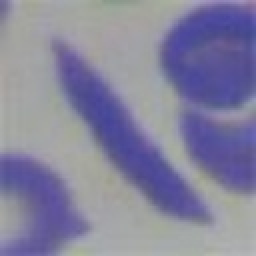
#> input picture ai-backend/cnn_dataset_final/test/sickle/erydb_e_e0020.jpg, 128 x 128 px, found by its file name (shown 2 times larger); its folder holds only this picture in this run
$ python strict_aspect_ratio_filter.py
#> lines starting #> are read from the running program, lines starting #| are printed output that depends on the picture; after the words box and inside, x2 and y2 are one past the last pixel; in counts of white or black regions, pixels touching at a corner belong together
import os
import cv2
import shutil

def is_elongated(img_path, min_aspect_ratio=1.45):
    """
    Analyzes a localized cell image, finds the bounding box of the cell mass,
    and calculates the Aspect Ratio (max(width, height) / min(width, height)).
    """
#> called with img_path = 'dataset/Sickle/erydb_e_e0020.jpg', min_aspect_ratio = 1.45
    img = cv2.imread(img_path, cv2.IMREAD_GRAYSCALE)
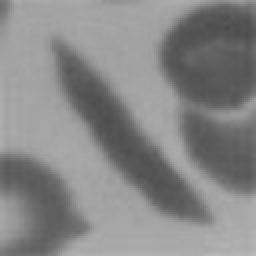
#> img: shape (128, 128) (shown 2 times larger); min 76, max 185, mean 134.8
    if img is None:
        return False

    # Apply Otsu's thresholding to isolate the dark cell from the background
    _, thresh = cv2.threshold(img, 0, 255, cv2.THRESH_BINARY_INV + cv2.THRESH_OTSU)
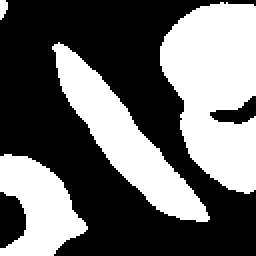
#> thresh: shape (128, 128) (shown 2 times larger); 41.4% white; 4 white regions

    # Find cell contours
    contours, _ = cv2.findContours(thresh, cv2.RETR_EXTERNAL, cv2.CHAIN_APPROX_SIMPLE)
#> contours = 4 contours, 1 with area under 20; largest, box (x1, y1, x2, y2) and area: (80, 1, 128, 97) 3172, (26, 21, 105, 111) 1986, (0, 77, 44, 128) 1280

    if not contours:
        return False

    # Get the largest contour assuming it's the cell centered in the crop
    c = max(contours, key=cv2.contourArea)
#> c = contour of 101 points, box (x1, y1, x2, y2) (80, 1, 128, 97), area 3172

    # Get the bounding rectangle for the contour
    x, y, w, h = cv2.boundingRect(c)
#> x = 80; y = 1; w = 48; h = 96

    if w == 0 or h == 0:
        return False

    # Aspect ratio: max dimension divided by min dimension
    aspect_ratio = max(w, h) / min(w, h)
#> aspect_ratio = 2

    # Return True if the aspect ratio indicates it's elongated enough
    return aspect_ratio >= min_aspect_ratio

def main():
    print("==================================================")
    print("      DATASET CLEANER: STRICT ASPECT RATIO        ")
    print("==================================================")

    sickle_dir = os.path.join("dataset", "Sickle")
    iron_deficiency_dir = os.path.join("dataset", "Iron_Deficiency")

    if not os.path.exists(sickle_dir):
        print(f"[ERROR] Directory not found: {sickle_dir}")
        print("Please ensure you have run the bulk preparation script first.")
        return

    os.makedirs(iron_deficiency_dir, exist_ok=True)

    valid_exts = ('.jpg', '.png', '.jpeg', '.bmp')
    images = [f for f in os.listdir(sickle_dir) if f.lower().endswith(valid_exts)]

    if not images:
        print(f"[SKIP] No images found in {sickle_dir}.")
        return

    print(f"\n[RUNNING] Analyzing {len(images)} potential sickle cells for strict elongation...")
    print(f"Targeting Aspect Ratio strictly >= 1.45 to KEEP.\n")

    square_count = 0
    crescent_count = 0

    for idx, img_name in enumerate(images, 1):
        img_path = os.path.join(sickle_dir, img_name)

        # Analyze shape
        if is_elongated(img_path, min_aspect_ratio=1.45):
            # The cell is distinctly elongated or crescent-shaped
            crescent_count += 1
#> crescent_count = 1
        else:
            # The cell is too square/round. Move it.
            dest_path = os.path.join(iron_deficiency_dir, img_name)
            shutil.move(img_path, dest_path)
            square_count += 1

        # Progress output
        if idx % 500 == 0 or idx == len(images):
            print(f"Processed {idx}/{len(images)} cells...")

    print("\n==================================================")
    print("                 FILTERING COMPLETE                 ")
    print("==================================================")
    print(f"Total cells analyzed               : {len(images)}")
    print(f"True Elongated/Crescent kept       : {crescent_count}")
#| True Elongated/Crescent kept       : 1
    print(f"Square/Round moved to Iron Def.    : {square_count}")
    print(f"Destination folder                 : {iron_deficiency_dir}")
    print("==================================================")
    print("Dataset strictly scrubbed. You can now retrain the CNN model.")

if __name__ == "__main__":
    main()

$ run again, on ai-backend/cnn_dataset_final/test/sickle/erydb_e_e0070.jpg
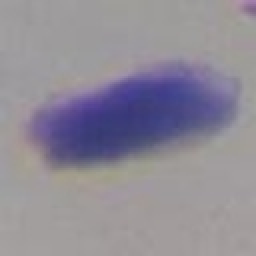
#> input picture ai-backend/cnn_dataset_final/test/sickle/erydb_e_e0070.jpg, 128 x 128 px, found by its file name (shown 2 times larger)
#> in is_elongated, `img = cv2.imread(img_path, cv2.IMREAD_GRAYSCALE)`:
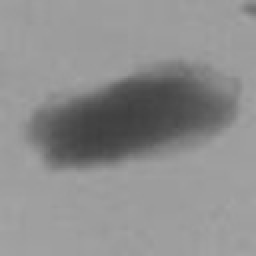
#> img: shape (128, 128) (shown 2 times larger); min 63, max 164, mean 141.9
#> in is_elongated, `_, thresh = cv2.threshold(img, 0, 255, cv2.THRESH_BINARY_INV + cv2.THR..`:
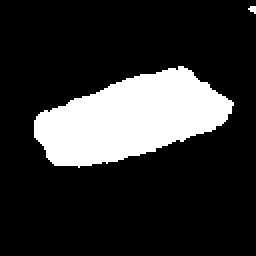
#> thresh: shape (128, 128) (shown 2 times larger); 19.1% white; 2 white regions (1 under 20 px)
#> contours = 2 contours, 1 with area under 20; largest, box (x1, y1, x2, y2) and area: (17, 33, 117, 84) 3004
#> c = contour of 126 points, box (x1, y1, x2, y2) (17, 33, 117, 84), area 3004
#> x = 17; y = 33; w = 100; h = 51
#> aspect_ratio = 1.96
#> crescent_count = 1
#| True Elongated/Crescent kept       : 1

$ run again, on ai-backend/cnn_dataset_final/test/sickle/erydb_e_e0086.jpg
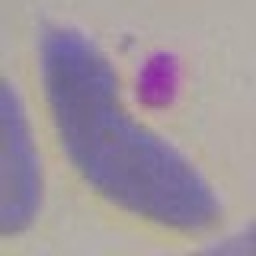
#> input picture ai-backend/cnn_dataset_final/test/sickle/erydb_e_e0086.jpg, 128 x 128 px, found by its file name (shown 2 times larger)
#> in is_elongated, `img = cv2.imread(img_path, cv2.IMREAD_GRAYSCALE)`:
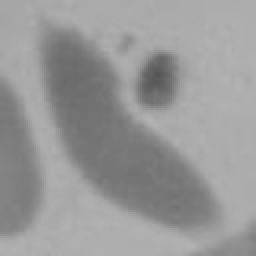
#> img: shape (128, 128) (shown 2 times larger); min 84, max 179, mean 152.5
#> in is_elongated, `_, thresh = cv2.threshold(img, 0, 255, cv2.THRESH_BINARY_INV + cv2.THR..`:
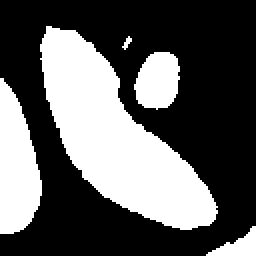
#> thresh: shape (128, 128) (shown 2 times larger); 36.5% white; 5 white regions (1 under 20 px)
#> contours = 5 contours, 1 with area under 20; largest, box (x1, y1, x2, y2) and area: (20, 13, 109, 115) 3985, (0, 39, 21, 117) 1072, (67, 26, 90, 55) 476, (103, 113, 128, 128) 148
#> c = contour of 137 points, box (x1, y1, x2, y2) (20, 13, 109, 115), area 3985
#> x = 20; y = 13; w = 89; h = 102
#> aspect_ratio = 1.15

$ run again, on ai-backend/cnn_dataset_final/test/sickle/erydb_e_e0087.jpg
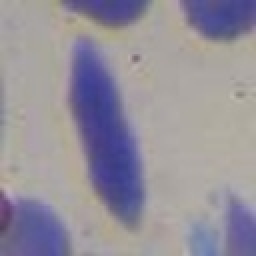
#> input picture ai-backend/cnn_dataset_final/test/sickle/erydb_e_e0087.jpg, 128 x 128 px, found by its file name (shown 2 times larger)
#> in is_elongated, `img = cv2.imread(img_path, cv2.IMREAD_GRAYSCALE)`:
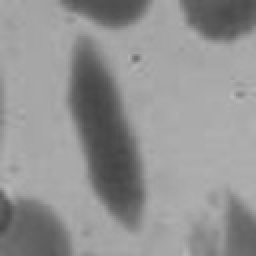
#> img: shape (128, 128) (shown 2 times larger); min 67, max 186, mean 146.5
#> in is_elongated, `_, thresh = cv2.threshold(img, 0, 255, cv2.THRESH_BINARY_INV + cv2.THR..`:
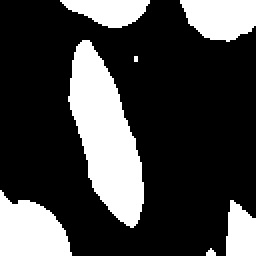
#> thresh: shape (128, 128) (shown 2 times larger); 25.8% white; 7 white regions (2 under 20 px)
#> contours = 7 contours, 2 with area under 20; largest, box (x1, y1, x2, y2) and area: (34, 20, 72, 114) 1902, (0, 95, 36, 128) 780, (90, 0, 128, 21) 574, (30, 0, 75, 14) 370, (113, 100, 128, 128) 302
#> c = contour of 92 points, box (x1, y1, x2, y2) (34, 20, 72, 114), area 1902
#> x = 34; y = 20; w = 38; h = 94
#> aspect_ratio = 2.47
#> crescent_count = 1
#| True Elongated/Crescent kept       : 1

$ run again, on ai-backend/cnn_dataset_final/test/sickle/erydb_e_e0023.jpg
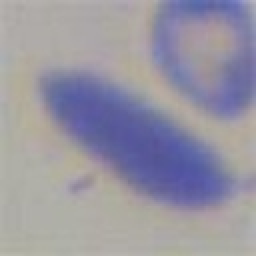
#> input picture ai-backend/cnn_dataset_final/test/sickle/erydb_e_e0023.jpg, 128 x 128 px, found by its file name (shown 2 times larger)
#> in is_elongated, `img = cv2.imread(img_path, cv2.IMREAD_GRAYSCALE)`:
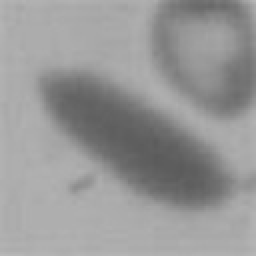
#> img: shape (128, 128) (shown 2 times larger); min 90, max 184, mean 151.3
#> in is_elongated, `_, thresh = cv2.threshold(img, 0, 255, cv2.THRESH_BINARY_INV + cv2.THR..`:
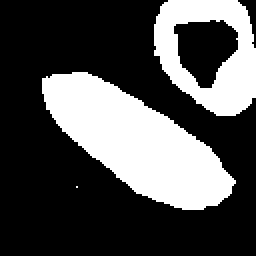
#> thresh: shape (128, 128) (shown 2 times larger); 31.1% white; 3 white regions (1 under 20 px)
#> contours = 3 contours, 1 with area under 20; largest, box (x1, y1, x2, y2) and area: (21, 36, 118, 105) 3313, (77, 0, 128, 58) 2312
#> c = contour of 125 points, box (x1, y1, x2, y2) (21, 36, 118, 105), area 3313
#> x = 21; y = 36; w = 97; h = 69
#> aspect_ratio = 1.41
